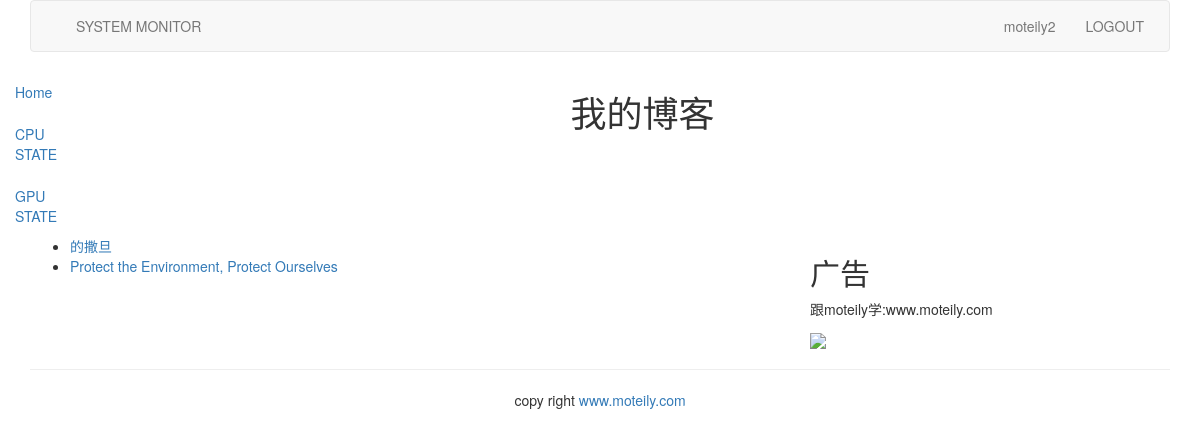
Screenshot of /blog/ (signed in) with the database file from the repository.
### blog/models.py (models this page shows, shortened)
class BlogArticles(models.Model):
    title = models.CharField(max_length=300)   #字符串类型，必须要给出max_length,对应于html中的<input type="text">
    author = models.ForeignKey(User, on_delete=models.CASCADE, related_name="blog_posts")  # CASCADE:级联删除，
    body = models.TextField()
    publish = models.DateTimeField(default=timezone.now)
    class Meta:
        ordering = ("-publish",)  # 元组只有一个元素时，要加，

### blog/views.py (the view)
# urls.py: path('', views.blog_title, name='blog_title'),
def blog_title(request):  # request参数负责响应所接收到的请求且不能缺少
    blogs = BlogArticles.objects.all()  # 得到所有BlogArticles类的实例
    return render(request, "blog/titles.html", {"blogs": blogs})

### templates/blog/titles.html (shortened to what this page needs)
{% extends "base.html" %}
{% block content %}
<div class="row text-center vertical-middle-sm">
    <h1>我的博客</h1>
</div>
<div class="row">
    <div class = "col-xs-12 col-md-8">
        <ul>
        {% for blog in blogs %}
            <li><a href="{{ blog.id }}">{{blog.title}}</a></li>
        {% endfor %}
        </ul>
    </div>
    <div class="col-xs-6 col-md-4">
        <h2>广告</h2>
        <p>跟moteily学:www.moteily.com</p>
        <img width="200px"
            src="https://ss2.bdstatic.com/70cFvnSh_Q1YnxGkpoWK1HF6hhy/it/u=3984473917,238095211&fm=26&gp=0.jpg">
    </div>
</div>
{% endblock %}

### templates/header.html (shortened to what this page needs)
{% load static %}
<div class="container">
    <nav class="navbar navbar-default" role="navigation">
        <div class="navbar-header">
            <a class="navbar-brand" href="http://www.moteily.com">
            </a>
        </div>
        <div>
            <ul class="nav navbar-nav" role="navigation">
                <li><a href="{% url 'blog:blog_title'%}">SYSTEM MONITOR</a></li>
            </ul>
            <ul class="nav navbar-nav navbar-right" style="margin-right:10px">
                {% if user.is_authenticated %}
                <li><a href="#">{{ user.username }}</a></li>
                <li><a href="{% url 'account:user_logout' %}">LOGOUT</a></li>
                {% else %}
                <li><a href="{% url 'account:user_login' %}">LOGIN</a></li>
                {% endif %}
            </ul>
        </div>
    </nav>
</div>

### rows the page displays
BlogArticles: title "的撒旦"
BlogArticles: title "Protect the Environment, Protect Ourselves"

### other values shown
{{ user.username }} "moteily2"
